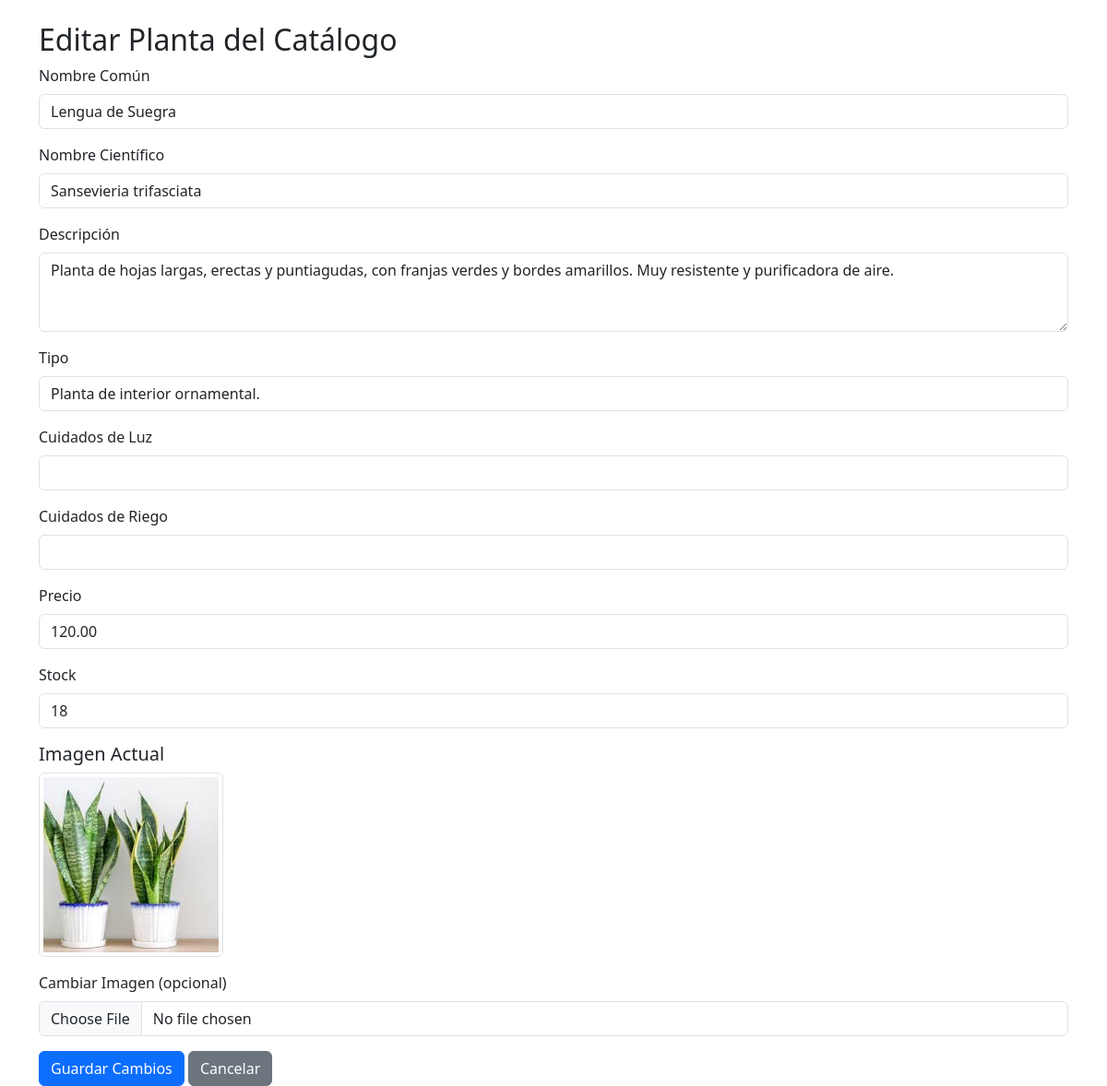
The page /admin/editar_planta.php?id=4 (signed in) on the database its author committed.
### tables this page shows
CREATE TABLE `plantas` (
  `id` int(11) NOT NULL,
  `nombre_comun` varchar(100) NOT NULL,
  `nombre_cientifico` varchar(100) DEFAULT NULL,
  `descripcion` text DEFAULT NULL,
  `tipo` varchar(50) DEFAULT NULL,
  `cuidados_luz` varchar(100) DEFAULT NULL,
  `cuidados_riego` varchar(100) DEFAULT NULL,
  `precio` decimal(10,2) NOT NULL DEFAULT 0.00,
  `stock` int(11) NOT NULL DEFAULT 0,
  `imagen_url` varchar(255) DEFAULT NULL
);

### models/Planta.php (called while the page is built, shortened)
<?php
class Planta {
    private $conn;
    private $table_name = "plantas";
    public $id;
    public function __construct($db) {
        $this->conn = $db;
    }
    function leerUno() {
        $query = "SELECT * FROM " . $this->table_name . " WHERE id = ? LIMIT 1";
        $stmt = $this->conn->prepare($query);
        $stmt->bindParam(1, $this->id);
        $stmt->execute();
        $row = $stmt->fetch(PDO::FETCH_ASSOC);
        if($row) {
            $this->nombre_comun = $row['nombre_comun'];
            $this->nombre_cientifico = $row['nombre_cientifico'];
            $this->descripcion = $row['descripcion'];
            $this->tipo = $row['tipo'];
            $this->cuidados_luz = $row['cuidados_luz'];
            $this->cuidados_riego = $row['cuidados_riego'];
            $this->precio = $row['precio'];
            $this->stock = $row['stock'];
            $this->imagen_url = $row['imagen_url'];
        }
    }
}
?>

### admin/editar_planta.php (the view, shortened to what this page needs)
<?php
include_once '../models/Planta.php';
$database = new Database();
$db = $database->connect();
$planta = new Planta($db);
if ($_SERVER["REQUEST_METHOD"] == "POST") {
    $imagen_url_db = $_POST['imagen_actual'];
    if (isset($_FILES["imagen"]) && $_FILES["imagen"]["error"] == 0) {
        $target_dir = "../uploads/";
        $image_name = uniqid() . '_' . basename($_FILES["imagen"]["name"]);
        $target_file = $target_dir . $image_name;
        if (move_uploaded_file($_FILES["imagen"]["tmp_name"], $target_file)) {
            $imagen_url_db = "uploads/" . $image_name;
            if (!empty($_POST['imagen_actual'])) {
                unlink('../' . $_POST['imagen_actual']);
            }
        }
    }
    $planta->id = $_POST['id'];
    $planta->nombre_comun = $_POST['nombre_comun'];
    $planta->nombre_cientifico = $_POST['nombre_cientifico'];
    $planta->descripcion = $_POST['descripcion'];
    $planta->tipo = $_POST['tipo'];
    $planta->cuidados_luz = $_POST['cuidados_luz'];
    $planta->cuidados_riego = $_POST['cuidados_riego'];
    $planta->precio = $_POST['precio'];
    $planta->stock = $_POST['stock'];
    $planta->imagen_url = $imagen_url_db;
    if ($planta->actualizar()) {
        header("Location: dashboard.php");
        exit();
    } else {
        $error_message = "No se pudo actualizar la planta.";
    }
}
else if (isset($_GET['id'])) {
    $planta->id = $_GET['id'];
    $planta->leerUno();
} else {
    header("Location: dashboard.php");
    exit();
}
?>
<!DOCTYPE html>
<html lang="es">
<head>
    <link href="https://cdn.jsdelivr.net/npm/bootstrap@5.3.2/dist/css/bootstrap.min.css" rel="stylesheet">
</head>
<body>
    <div class="container mt-4">
        <h2>Editar Planta del Catálogo</h2>
        <form action="editar_planta.php" method="POST" enctype="multipart/form-data">
            <div class="mb-3">
                <label for="nombre_comun" class="form-label">Nombre Común</label>
                <input type="text" class="form-control" id="nombre_comun" name="nombre_comun" value="<?php echo htmlspecialchars($planta->nombre_comun); ?>" required>
            </div>
            <div class="mb-3">
                <label for="nombre_cientifico" class="form-label">Nombre Científico</label>
                <input type="text" class="form-control" id="nombre_cientifico" name="nombre_cientifico" value="<?php echo htmlspecialchars($planta->nombre_cientifico); ?>">
            </div>
            <div class="mb-3">
                <label for="descripcion" class="form-label">Descripción</label>
                <textarea class="form-control" id="descripcion" name="descripcion" rows="3"><?php echo htmlspecialchars($planta->descripcion); ?></textarea>
            </div>
             <div class="mb-3">
                <label for="tipo" class="form-label">Tipo</label>
                <input type="text" class="form-control" id="tipo" name="tipo" value="<?php echo htmlspecialchars($planta->tipo); ?>" required>
            </div>
            <div class="mb-3">
                <label for="cuidados_luz" class="form-label">Cuidados de Luz</label>
                <input type="text" class="form-control" id="cuidados_luz" name="cuidados_luz" value="<?php echo htmlspecialchars($planta->cuidados_luz); ?>">
            </div>
            <div class="mb-3">
                <label for="cuidados_riego" class="form-label">Cuidados de Riego</label>
                <input type="text" class="form-control" id="cuidados_riego" name="cuidados_riego" value="<?php echo htmlspecialchars($planta->cuidados_riego); ?>">
            </div>
             <div class="mb-3">
                <label for="precio" class="form-label">Precio</label>
                <input type="number" step="0.01" class="form-control" id="precio" name="precio" value="<?php echo htmlspecialchars($planta->precio); ?>" required>
            </div>
             <div class="mb-3">
                <label for="stock" class="form-label">Stock</label>
                <input type="number" class="form-control" id="stock" name="stock" value="<?php echo htmlspecialchars($planta->stock); ?>" required>
            </div>
            <div class="mb-3">
                <h5>Imagen Actual</h5>
                <?php if(!empty($planta->imagen_url)): ?>
                    <img src="../<?php echo htmlspecialchars($planta->imagen_url); ?>" alt="Imagen actual" class="img-thumbnail" style="max-width: 200px;">
                <?php else: ?>
                    <p>No hay imagen asignada.</p>
                <?php endif; ?>
            </div>
             <div class="mb-3">
                <label for="imagen" class="form-label">Cambiar Imagen (opcional)</label>
                <input type="file" class="form-control" id="imagen" name="imagen">
            </div>
            <button type="submit" class="btn btn-primary">Guardar Cambios</button>
            <a href="dashboard.php" class="btn btn-secondary">Cancelar</a>
        </form>
    </div>
</body>
</html>

### rows shown on the page
plantas: nombre_comun "Lengua de Suegra", nombre_cientifico "Sansevieria trifasciata", descripcion "Planta de hojas largas, erectas y puntiagudas, con franjas verdes y bordes amarillos. Muy resistente y purificadora de aire.", tipo "Planta de interior ornamental.", precio "120.00", stock "18", imagen_url (picture)
